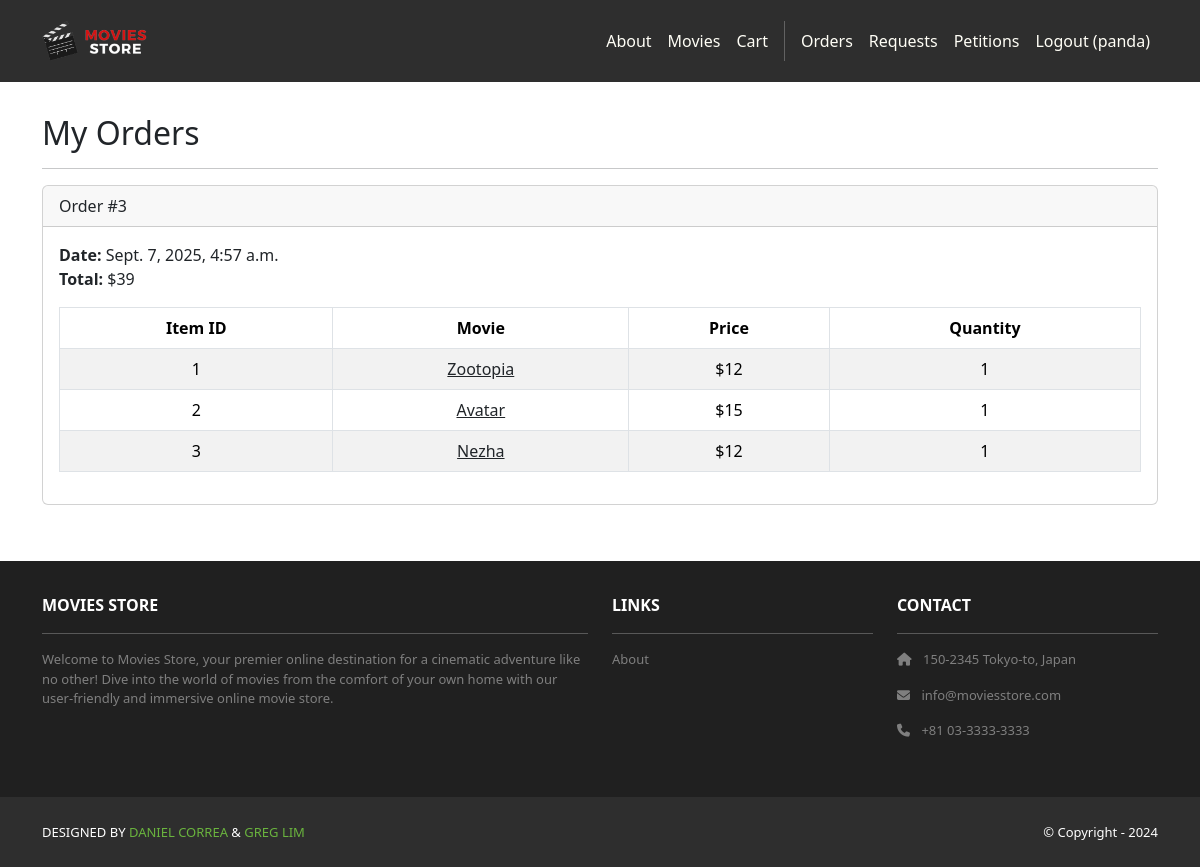
Screenshot of /accounts/orders/ (signed in) with the database file from the repository.
### cart/models.py (models this page shows, shortened)
class Order(models.Model):
    id = models.AutoField(primary_key=True)
    total = models.IntegerField()
    date = models.DateTimeField(auto_now_add=True)
    user = models.ForeignKey(User,
        on_delete=models.CASCADE)

class Item(models.Model):
    id = models.AutoField(primary_key=True)
    price = models.IntegerField()
    quantity = models.IntegerField()
    order = models.ForeignKey(Order,
        on_delete=models.CASCADE)
    movie = models.ForeignKey(Movie,
        on_delete=models.CASCADE)

### movies/models.py (models this page shows, shortened)
class Movie(models.Model):
    id = models.AutoField(primary_key=True)
    name = models.CharField(max_length=255)
    price = models.IntegerField()
    description = models.TextField()
    image = models.ImageField(upload_to='movie_images/')

### accounts/views.py (the view)
# urls.py: path('orders/', views.orders, name='accounts.orders'),
@login_required
def orders(request):
    template_data = {}
    template_data['title'] = 'Orders'
    template_data['orders'] = request.user.order_set.all()
    return render(request, 'accounts/orders.html',
        {'template_data': template_data})

### accounts/templates/accounts/orders.html
{% extends 'base.html' %}
{% block content %}
<div class="p-3">
  <div class="container">
    <div class="row mt-3">
      <div class="col mx-auto mb-3">
        <h2>My Orders</h2>
        <hr />
        {% for order in template_data.orders %}
        <div class="card mb-4">
          <div class="card-header">
            Order #{{ order.id }}
          </div>
          <div class="card-body">
            <b>Date:</b> {{ order.date }}<br />
            <b>Total:</b> ${{ order.total }}<br />
            <table class="table table-bordered
              table-striped text-center mt-3">
              <thead>
                <tr>
                  <th scope="col">Item ID</th>
                  <th scope="col">Movie</th>
                  <th scope="col">Price</th>
                  <th scope="col">Quantity</th>
                </tr>
              </thead>
              <tbody>
                {% for item in order.item_set.all %}
                <tr>
                  <td>{{ item.movie.id }}</td>
                  <td>
                    <a class="link-dark"
                      href="{% url 'movies.show'
                      id=item.movie.id %}">
                      {{ item.movie.name }}
                    </a>
                  </td>
                  <td>${{ item.movie.price }}</td>
                  <td>{{ item.quantity }}</td>
                </tr>
                {% endfor %}
              </tbody>
            </table>
          </div>
        </div>
        {% endfor %}
      </div>
    </div>
  </div>
</div>
{% endblock content %}

### moviesstore/templates/base.html (shortened to what this page needs)
<!DOCTYPE html>
<html>
  {% load static %}
  <head>
    <link
      href="https://cdn.jsdelivr.net/npm/bootstrap@5.3.3/dist/css/bootstrap.min.css"
      rel="stylesheet"
    />
    <link
      rel="stylesheet"
      href="https://cdnjs.cloudflare.com/ajax/libs/font-awesome/6.1.1/css/all.min.css"
    />
    <link
      rel="stylesheet"
      type="text/css"
      href="{% static 'css/style.css' %}"
    />
  </head>
  <body>
    <nav class="p-3 navbar navbar-dark bg-dark navbar-expand-lg">
      <div class="container">
        <a class="navbar-brand" href="{% url 'home.index' %}">
          <img src="{% static 'img/logo.png' %}" alt="logo" height="40" />
        </a>
        <div class="collapse navbar-collapse" id="navbarNavAltMarkup">
          <div class="navbar-nav ms-auto navbar-ml">
            <a class="nav-link" href="{% url 'home.about' %}">About</a>
            <a class="nav-link" href="{% url 'movies.index' %}">Movies</a>
            <a class="nav-link" href="{% url 'cart.index' %}">Cart</a>
            {% if user.is_authenticated %}
            <a class="nav-link"
              href="{% url 'accounts.orders' %}">Orders
            </a>
            <a class="nav-link" href="{% url 'movie_requests' %}">Requests</a>
            <a class="nav-link" href="{% url 'petitions:list' %}">Petitions</a>
            <a class="nav-link" href="{% url 'accounts.logout' %}"
              >Logout ({{ user.username }})</a
            >
            {% else %}
            <a class="nav-link" href="{% url 'accounts.login' %}">Login</a>
            <a class="nav-link" href="{% url 'accounts.signup' %}"> Sign Up </a>
            {% endif %}
          </div>
        </div>
      </div>
    </nav>
    <div>{% block content %} {% endblock content %}</div>
    <section class="p-3 ms-footer d-none d-md-block">
      <div class="container">
        <div class="row mt-3 text-white">
          <div class="col-md-6 col-lg-6 col-xl-6 mx-auto mb-4">
            <b>MOVIES STORE</b>
            <hr />
            <p>
              Welcome to Movies Store, your premier online destination for a
              cinematic adventure like no other! Dive into the world of movies
              from the comfort of your own home with our user-friendly and
              immersive online movie store.
            </p>
          </div>
          <div class="col-md-3 col-lg-3 col-xl-3 mx-auto mb-4">
            <b>LINKS</b>
            <hr />
            <p><a class="nav-link" href="{% url 'home.about' %}">About</a></p>
          </div>
          <div class="col-md-3 col-lg-3 col-xl-3 mx-auto mb-4">
            <b>CONTACT</b>
            <hr />
            <p><i class="fas fa-home me-2"></i> 150-2345 Tokyo-to, Japan</p>
            <p><i class="fas fa-envelope me-2"></i> info@moviesstore.com</p>
            <p><i class="fas fa-phone me-2"></i> +81 03-3333-3333</p>
          </div>
        </div>
      </div>
    </section>
    <section class="p-3 ms-footer-bottom bg-dark">
      <div class="container d-flex justify-content-between">
        <div class="me-5 text-white">
          <span
            >DESIGNED BY
            <a href="https://www.x.com/danielgarax" target="_blank"
              >DANIEL CORREA</a
            >
            &
            <a href="https://www.x.com/greglim81" target="_blank">GREG LIM</a>
          </span>
        </div>
        <div class="text-white">
          <span>© Copyright - 2024</span>
        </div>
      </div>
    </section>
  </body>
</html>

### moviesstore/static/css/style.css (style rules this page uses)
.navbar a.nav-link { color: #fffef6 !important; }
.bg-dark { background-color: #2e2e2e !important; }
.ms-footer { background-color: #202020; }
.ms-footer p { color: #7f7f7f; font-size: 13px; }
.ms-footer-bottom span { font-size: 13px; line-height: 38px; }
.ms-footer-bottom a { color: #6ab43e; text-decoration: none; }

### rows the page displays
Order: id "3", date "Sept. 7, 2025, 4:57 a.m.", total "39"
Item: movie.id "1", movie.name "Zootopia", movie.price "12", quantity "1"
Item: movie.id "2", movie.name "Avatar", movie.price "15", quantity "1"
Item: movie.id "3", movie.name "Nezha", movie.price "12", quantity "1"

### other values shown
{{ user.username }} "panda"
